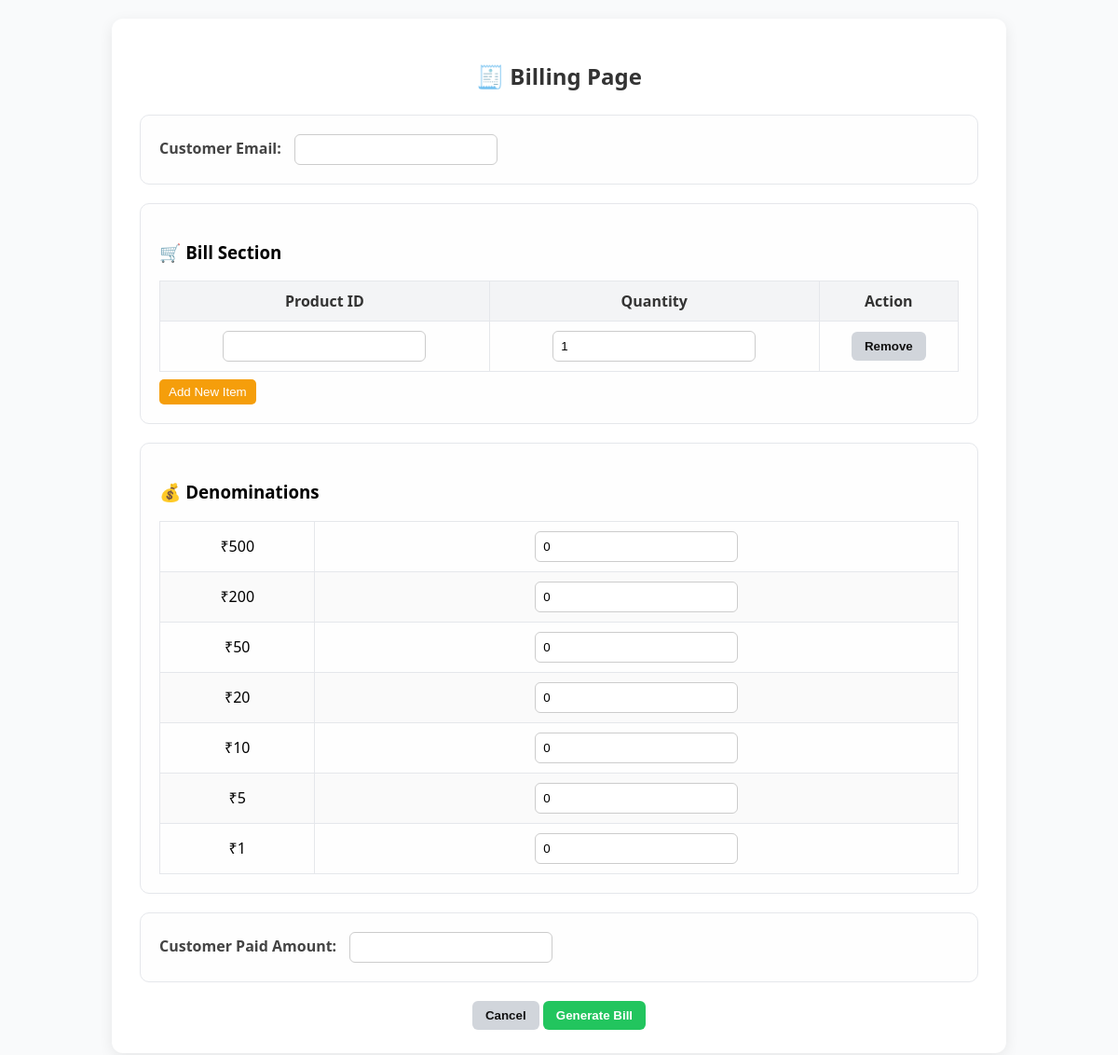
The page / on the database its author committed.
### billing/models.py (models this page shows, shortened)
class Denomination(models.Model):
    value = models.PositiveIntegerField(unique=True)
    available_count = models.PositiveIntegerField(default=0)

### billing/views.py (the view)
# urls.py: path("", views.billing_page, name="billing_page"),
def billing_page(request):
    try:
        products = Product.objects.all()
        required_values = [500, 200, 50, 20, 10, 5, 1]
        denominations = Denomination.objects.filter(value__in=required_values).order_by("-value")
    except Exception as e:
        print(f"Error in billing_page: {e}")
        products = []
        denominations = []
    return render(request, "billing.html", {"products": products, "denominations": denominations})

### billing/templates/billing.html (shortened to what this page needs)
<!DOCTYPE html>
<html lang="en">
<head>
</head>
<body>
    <div class="container">
        <h2>🧾 Billing Page</h2>
        <div class="section">
            <label>Customer Email:</label>
            <input type="email" name="customer_email" id="customer_email" form="billForm" required>
        </div>
        <form id="billForm" method="post" action="{% url 'billing:generate_bill' %}">
            <div class="section">
                <h3>🛒 Bill Section</h3>
                <table id="items-table">
                    <thead>
                        <tr>
                            <th>Product ID</th>
                            <th>Quantity</th>
                            <th>Action</th>
                        </tr>
                    </thead>
                    <tbody>
                        <tr class="item-row">
                            <td>
                                <input name="product_id[]" list="productList" required>
                            </td>
                            <td><input type="number" name="quantity[]" value="1" min="1" required></td>
                            <td><button type="button" class="remove-row btn btn-cancel">Remove</button></td>
                        </tr>
                    </tbody>
                </table>
                <button id="add-row" type="button">Add New Item</button>
            </div>
            <div class="section">
                <h3>💰 Denominations</h3>
                <table>
                    {% for d in denominations %}
                    <tr>
                        <td>₹{{ d.value }}</td>
                        <td><input type="number" name="denom_{{ d.value }}" value="0" min="0"></td>
                    </tr>
                    {% endfor %}
                </table>
            </div>
            <div class="section">
                <label>Customer Paid Amount:</label>
                <input type="number" name="paid_amount" step="0.01" required>
            </div>
            <div style="text-align:center; margin-top:15px;">
                <button type="reset" class="btn btn-cancel">Cancel</button>
                <button type="submit" class="btn btn-generate">Generate Bill</button>
            </div>
        </form>
    </div>
</body>
</html>

### billing/templates/billing.html (style rules this page uses)
body { font-family: "Segoe UI", sans-serif; background-color: #f9fafb; margin: 0; padding: 20px; }
h2 { color: #333; text-align: center; margin-bottom: 25px; }
.container { max-width: 900px; background: white; margin: 0 auto; padding: 25px 30px; border-radius: 12px; box-shadow: 0 4px 15px rgba(0,0,0,0.08); }
.section { margin: 20px 0; padding: 20px; border: 1px solid #e5e7eb; border-radius: 10px; background-color: #fefefe; }
label { display: inline-block; font-weight: 600; color: #444; margin-right: 10px; }
input[type="email"], input[type="number"], input[list] { padding: 8px; border: 1px solid #ccc; border-radius: 6px; width: 200px; }
table { border-collapse: collapse; width: 100%; margin-top: 15px; }
th, td { border: 1px solid #e5e7eb; padding: 10px; text-align: center; }
th { background-color: #f3f4f6; color: #333; font-weight: 600; }
tr:nth-child(even) { background-color: #fafafa; }
.btn { padding: 8px 14px; border: none; border-radius: 6px; font-weight: 600; cursor: pointer; transition: all 0.2s ease; }
.btn-cancel { background: #d1d5db; color: #111; }
.btn-generate { background: #22c55e; color: white; }
#add-row { background: #f59e0b; color: white; border: none; border-radius: 5px; padding: 6px 10px; margin-top: 8px; cursor: pointer; }

### rows shown on the page
Denomination: value "500"
Denomination: value "200"
Denomination: value "50"
Denomination: value "20"
Denomination: value "10"
Denomination: value "5"
Denomination: value "1"
